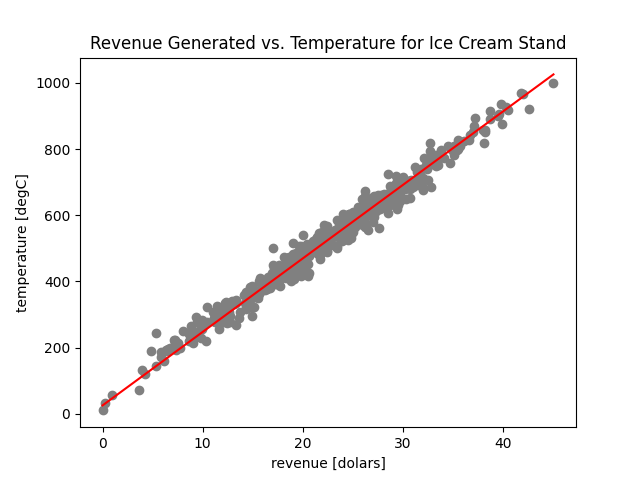

Python code for this plot:
import torch
import torch.nn as nn
import pandas as pd
import matplotlib.pyplot as plt
from torch.utils.data import DataLoader, Dataset, random_split


# Source https://datagy.io/pytorch-linear-regression/


class RegressionDataset(Dataset):
    def __init__(self, x, y):
        super().__init__()
        self.x = torch.from_numpy(x.astype("float32"))
        self.y = torch.from_numpy(y.astype("float32"))

    def __len__(self):
        return len(self.x)

    def __getitem__(self, index):
        return self.x[index], self.y[index].unsqueeze(0)


class LinearRegressionModel(nn.Module):
    def __init__(self):
        super().__init__()
        self.linear = nn.Linear(1, 1)
        self.loss_function = nn.MSELoss()
        self.optimizer_function = torch.optim.Adam(self.parameters(), lr=0.001)

    def forward(self, inputs):
        return self.linear(inputs)

    def backward(self, train_loader, epoch, num_epochs):
        train_loss = 0.0

        for x_values, y_values in train_loader:
            prediction = self.linear(x_values)
            loss = self.loss_function(prediction, y_values)
            self.optimizer_function.zero_grad()
            train_loss += loss.item()
            loss.backward()
            self.optimizer_function.step()

        average_loss = train_loss / len(train_loader)
        print(f"Epoch [{epoch + 1:03}/{num_epochs:3}] | Train Loss: {average_loss:.4f}")
        train_losses.append(train_loss / len(train_loader))

    def validate(self, val_loader):
        val_loss = 0.0

        with torch.no_grad():
            for inputs, targets in val_loader:
                outputs = self.linear(inputs)
                loss = self.loss_function(outputs, targets)
                val_loss += loss.item()

        avg_loss = val_loss / len(val_loader)
        print(f'Validation Loss: {avg_loss:.4f}')
        val_losses.append(avg_loss)


data = pd.read_csv("./IceCreamData.csv", delimiter=",")
x_values = data[["Temperature"]].to_numpy()
y_values = data["Revenue"].to_numpy()

dataset = RegressionDataset(x_values, y_values)

train_dataset, test_dataset = random_split(dataset, lengths=[0.8, 0.2])

train_loader = DataLoader(
    dataset=train_dataset,
    batch_size=1,
    shuffle=True
)

test_loader = DataLoader(
    dataset=test_dataset,
    batch_size=1,
    shuffle=True
)

model = LinearRegressionModel()

train_losses = []
val_losses = []

num_epochs = 100
for epoch in range(num_epochs):
    model.backward(train_loader, epoch, num_epochs)
    model.validate(test_loader)

x_calculate = [0, 5, 10, 15, 20, 25, 30, 35, 40, 45]
y_prediction = []
for temperatur in x_calculate:
    prediction = model.linear(torch.Tensor([temperatur]))
    y_prediction.append(prediction.tolist()[0])

plt.scatter(x_values, y_values, color="grey")
plt.plot(x_calculate, y_prediction, color="red")
plt.xlabel("revenue [dolars]")
plt.ylabel("temperature [degC]")
plt.title('Revenue Generated vs. Temperature for Ice Cream Stand')
plt.savefig("./img/linear_regression_pytorch")
plt.show()
